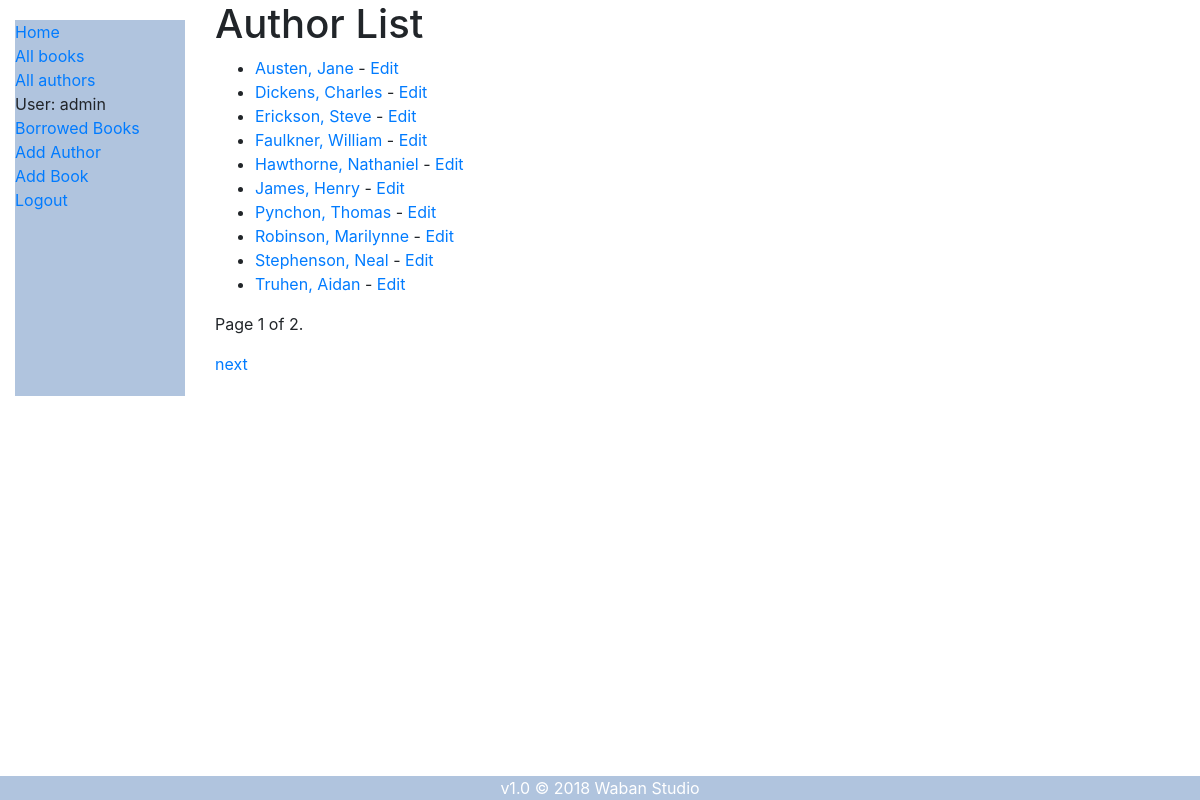
The app's page /catalog/authors/ (signed in) with its own data.
### catalog/models.py (models this page shows, shortened)
class Author(models.Model):
    first_name = models.CharField(max_length=100)
    last_name = models.CharField(max_length=100)
    date_of_birth = models.DateField('born', null=True, blank=True)
    date_of_death = models.DateField('died', null=True, blank=True)
    class Meta:
        ordering = ['last_name', 'first_name']
        permissions = (("can_delete_author", "Can delete Author records"),
                        ("can_create_author", "Can create Author records")
        )
    def get_absolute_url(self):
        return reverse('author-detail', args=[str(self.id)])

### catalog/views.py (the view)
# urls.py: path('authors/', views.AuthorListView.as_view(), name='authors'),
class AuthorListView(generic.ListView):
    model = Author
    paginate_by = 10

### catalog/templates/catalog/author_list.html
{% extends "base_generic.html" %}
{% block content %}
  <h1>Author List</h1>
  {% if author_list %}
  <ul>
    {% for author in author_list %}
      <li>
        <a href="{{ author.get_absolute_url }}">{{ author.last_name }}, {{author.first_name}}</a>
        {% if user.is_staff %}- <a href="{% url 'author_update' author.id %}">Edit</a>  {% endif %}
      </li>
    {% endfor %}
  </ul>
  {% else %}
    <p>There are no authors in the library.</p>
  {% endif %}
{% endblock %}

### catalog/templates/base_generic.html (shortened to what this page needs)
<!DOCTYPE html>
<html lang="en">
<head>
  <link rel="stylesheet" href="https://stackpath.bootstrapcdn.com/bootstrap/4.1.3/css/bootstrap.min.css">
  {% load static %}
  <link rel="stylesheet" href="{% static 'css/styles.css' %}">
</head>
<body>
  <div class="container-fluid">
    <div class="row">
      <div class="col-sm-2">
      {% block sidebar %}
        <ul class="sidebar-nav">
          <li><a href="{% url 'index' %}">Home</a></li>
          <li><a href="{% url 'books' %}">All books</a></li>
          <li><a href="{% url 'authors' %}">All authors</a></li>
          {% if user.is_authenticated %}
            <li>User: {{ user.get_username }}</li>
            {% if user.is_staff %}
              <li><a href="{% url 'all-borrowed' %}">Borrowed Books</a></li>
              <li><a href="{% url 'author_create' %}">Add Author</a></li>
              <li><a href="{% url 'book_create' %}">Add Book</a></li>
            {% else %}
              <li><a href="{% url 'my-borrowed' %}">My Borrowed</a></li>
            {% endif %}
            <li><a href="{% url 'logout'%}?next={{request.path}}">Logout</a></li>
          {% else %}
            <li><a href="{% url 'login'%}?next={{request.path}}">Login</a></li>
          {% endif %}
        </ul>
     {% endblock %}
      </div>
      <div class="col-sm-10 ">{% block content %}{% endblock %}
        {% block pagination %}
  {% if is_paginated %}
    <div class="pagination">
      <span class="page-links">
        <span class="page-current">
          <p>Page {{ page_obj.number }} of {{ page_obj.paginator.num_pages }}.</p>
        </span>
        {% if page_obj.has_next %}
          <a href="{{ request.path }}?page={{ page_obj.next_page_number }}">next</a>
        {% endif %}
      </span>
    </div>
  {% endif %}
{% endblock %}
      </div>
    </div>
  </div>
</body>
<footer>v1.0 &copy; 2018 Waban Studio</footer>
</html>

### catalog/static/css/styles.css (style rules this page uses)
.sidebar-nav { margin-top: 20px; padding: 0; list-style: none; height: 100%; background-color: lightsteelblue; }
Footer { position: fixed; left: 0; bottom: 0; width: 100%; background-color: lightsteelblue; color: white; text-align: center; }

### records on screen
Author: last_name "Austen", first_name "Jane"
Author: last_name "Dickens", first_name "Charles"
Author: last_name "Erickson", first_name "Steve"
Author: last_name "Faulkner", first_name "William"
Author: last_name "Hawthorne", first_name "Nathaniel"
Author: last_name "James", first_name "Henry"
Author: last_name "Pynchon", first_name "Thomas"
Author: last_name "Robinson", first_name "Marilynne"
Author: last_name "Stephenson", first_name "Neal"
Author: last_name "Truhen", first_name "Aidan"

### other values on screen
{{ user.get_username }} "admin"
{{ page_obj.number }} "1"
{{ page_obj.paginator.num_pages }} "2"
